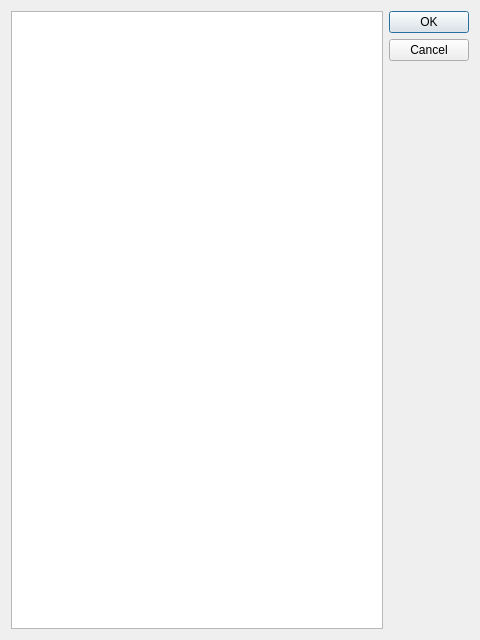
<?xml version="1.0" encoding="UTF-8"?>
<ui version="4.0">
 <class>Dialog</class>
 <widget class="QDialog" name="Dialog">
  <property name="geometry">
   <rect>
    <x>0</x>
    <y>0</y>
    <width>480</width>
    <height>640</height>
   </rect>
  </property>
  <property name="windowTitle">
   <string>Dialog</string>
  </property>
  <layout class="QGridLayout" name="gridLayout">
   <item row="0" column="0">
    <layout class="QHBoxLayout" name="horizontalLayout">
     <item>
      <widget class="QTableWidget" name="tableWidget"/>
     </item>
     <item>
      <layout class="QVBoxLayout" name="verticalLayout">
       <item>
        <widget class="QDialogButtonBox" name="buttonBox">
         <property name="orientation">
          <enum>Qt::Vertical</enum>
         </property>
         <property name="standardButtons">
          <set>QDialogButtonBox::Cancel|QDialogButtonBox::Ok</set>
         </property>
        </widget>
       </item>
      </layout>
     </item>
    </layout>
   </item>
  </layout>
 </widget>
 <resources/>
 <connections>
  <connection>
   <sender>buttonBox</sender>
   <signal>accepted()</signal>
   <receiver>Dialog</receiver>
   <slot>accept()</slot>
   <hints>
    <hint type="sourcelabel">
     <x>248</x>
     <y>254</y>
    </hint>
    <hint type="destinationlabel">
     <x>157</x>
     <y>274</y>
    </hint>
   </hints>
  </connection>
  <connection>
   <sender>buttonBox</sender>
   <signal>rejected()</signal>
   <receiver>Dialog</receiver>
   <slot>reject()</slot>
   <hints>
    <hint type="sourcelabel">
     <x>316</x>
     <y>260</y>
    </hint>
    <hint type="destinationlabel">
     <x>286</x>
     <y>274</y>
    </hint>
   </hints>
  </connection>
 </connections>
</ui>
